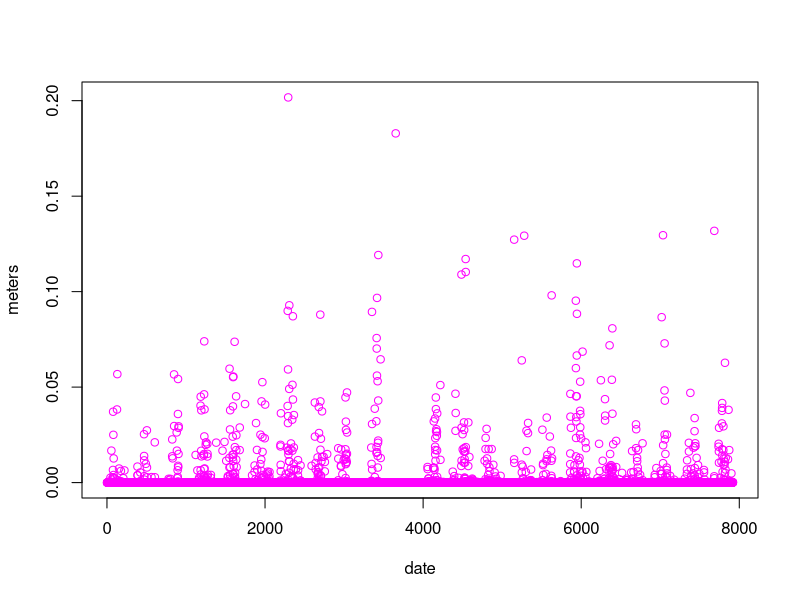
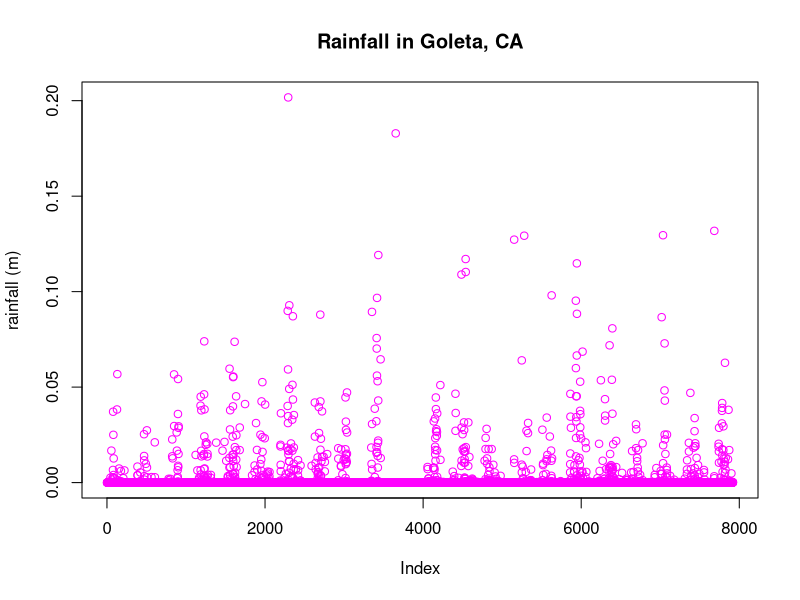
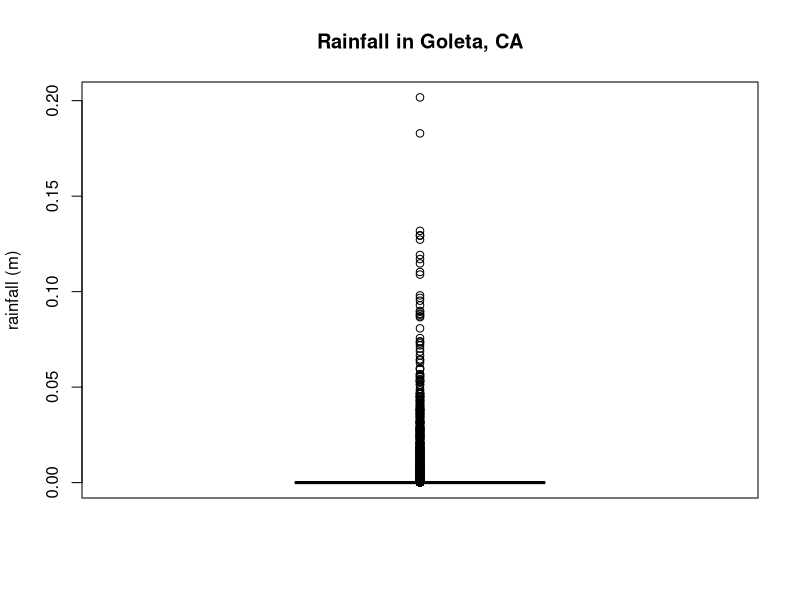

The R script that drew these images, in order:


pcp= read.table("pcp.txt", header=T)
pcp
plot(pcp$meters,xlab="date", ylab="meters",col="magenta")


plot(pcp$meters,ylab="rainfall (m)", main="Rainfall in Goleta, CA", col="magenta")

boxplot(pcp$meters,ylab="rainfall (m)", main="Rainfall in Goleta, CA", col="magenta")
